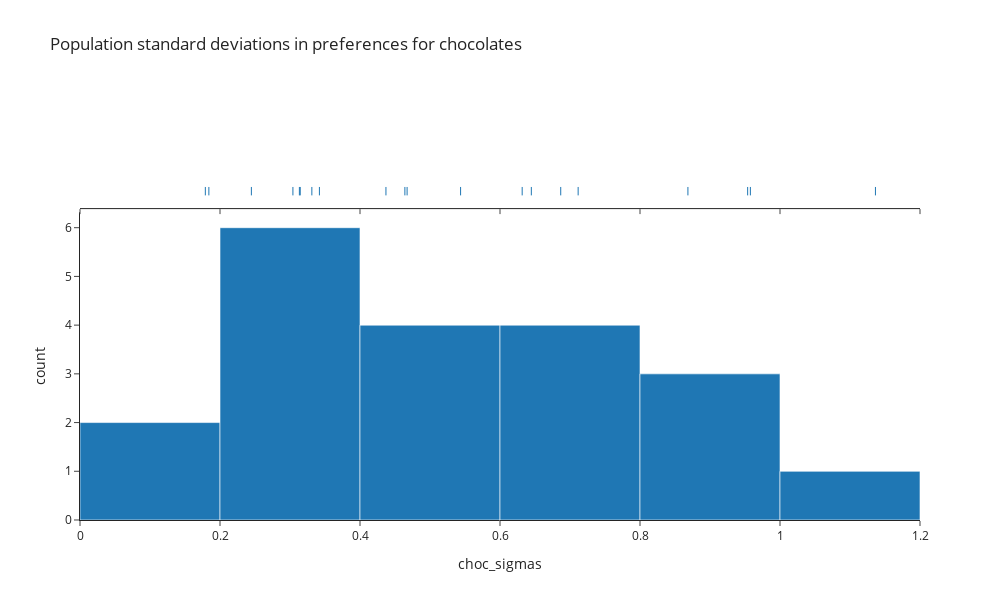

Source (notebook cell):
### Markdown cell above
The other population level aspect of the generative model is the standard deviation in appeal for each chocolate. This describes how much variation there is in individual people's ratings of the appeal of a given chcolate. These standard deviations differ because some chocolates are assumed to have similar ratings across people, whereas others are assumed tobe more divisive causing a wider spread in appeal ratings across people.

The population level standard deviation in ratings was defined to be gamma distributed, allowing for a range of possible values, but ensuring that all values are positive. The mean of the gamma distribution is α/β, where α and β are its shape and scale parameters respectively. Numpy defines the scale parameter as 1/β, so by choosing shape and scale 5 and 0.1, the mean of the population standard deviations in appeal is set to 0.5. More information and interactive visualiastions of the gamma distribution can be found at https://distribution-explorer.github.io/continuous/gamma.html

Unlike the situation above where the centre and spread of the population mean appeals per chocolate was explained as arbitrary, the scale of population standard deviations in appeal is now relative to the population mean appeal levels. So, since the population mean appeals were assumed to have standard devition 1, choosing a gamma distribution with mean 0.5 for the population level standard deviations in appeal means that the individual effects on ratings are on average assumed to be about half the size of the population level effects. So, if a chocolate has a population mean rating of -1, few participants will rate that chocolate above 0 if it has a population level standard deviation of 0.5, since that would be two standard deviations above the mean. The possibility remains open, however, for that chocolate to have a higher standard deviation in appeal ratings drawn from the gamma distribition, so it's possible for individual level effects to outweight population level effects in some cases.

Here we can see most chocolates have a standard deviaition in appeal in the region of 0.5, but some do have standard deviations greater than 1 or less than 0.2.

### Code cell
sim_viz.plot_var('choc_sigmas',
                 marginal='rug',
                 title='Population standard deviations in preferences for chocolates')

### Figure 1 — Plotly figure (JSON) as saved in the notebook; plotly's stock layout.template omitted (floating-point values rounded to 4 significant figures)
{"data": [{"alignmentgroup": "True", "bingroup": "x", "hovertemplate": "variable=0<br>value=%{x}<br>count=%{y}<extra></extra>", "legendgroup": "0", "marker": {"color": "#1F77B4", "pattern": {"shape": ""}}, "name": "0", "offsetgroup": "0", "orientation": "v", "showlegend": true, "type": "histogram", "x": [0.6448, 0.8685, 0.2448, 0.342, 0.4371, 0.3042, 0.1791, 0.3312, 0.4673, 0.6317, 0.3134, 0.1841, 0.5437, 0.4641, 0.7116, 1.136, 0.9538, 0.3146, 0.6867, 0.9577], "xaxis": "x", "yaxis": "y"}, {"alignmentgroup": "True", "boxpoints": "all", "fillcolor": "rgba(255,255,255,0)", "hoveron": "points", "hovertemplate": "variable=0<br>value=%{x}<extra></extra>", "jitter": 0, "legendgroup": "0", "line": {"color": "rgba(255,255,255,0)"}, "marker": {"color": "#1F77B4", "symbol": "line-ns-open"}, "name": "0", "offsetgroup": "0", "showlegend": false, "type": "box", "x": [0.6448, 0.8685, 0.2448, 0.342, 0.4371, 0.3042, 0.1791, 0.3312, 0.4673, 0.6317, 0.3134, 0.1841, 0.5437, 0.4641, 0.7116, 1.136, 0.9538, 0.3146, 0.6867, 0.9577], "xaxis": "x2", "yaxis": "y2"}], "layout": {"barmode": "relative", "height": 600, "legend": {"title": {"text": "variable"}, "tracegroupgap": 0}, "showlegend": false, "title": {"text": "Population standard deviations in preferences for chocolates"}, "width": 1000, "xaxis": {"anchor": "y", "domain": [0, 1], "title": {"text": "choc_sigmas"}}, "xaxis2": {"anchor": "y2", "domain": [0, 1], "matches": "x", "showticklabels": false}, "yaxis": {"anchor": "x", "domain": [0, 0.7326], "title": {"text": "count"}}, "yaxis2": {"anchor": "x2", "domain": [0.7426, 1], "matches": "y2", "showline": false, "showticklabels": false, "ticks": ""}}}
